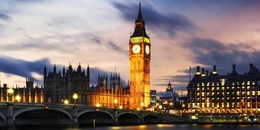
%> input picture matlab/BigBen.jpg, 260 x 130 px, shrunk from 1024 x 512 before the run, given in place of 8.jpeg, which was not available
$ octave compression_get_intervalue.m   (GNU Octave 9; MATLAB toolbox functions it lacks are replaced by stand-ins)
%> lines starting %> are read from the running program, lines starting %| are printed output that depends on the picture; pictures that were not available may be replaced by others from this repository, and a replacement may not be noted
### matlab/matrix_writing.m
function  matrix_writing(A,B,C,file)

        % Open a text file for writing
        fileID = fopen(file, 'w');

        % Write matrix A to the file
        matrixName = inputname(1);
        fprintf(fileID, 'Matrix %s:\n',matrixName);
        [m, n] = size(A);
        for i = 1:m
            fprintf(fileID, '%f\t', A(i, 1:n-1)); % Write all elements except the last one
            fprintf(fileID, '%f\n', A(i, n));     % Write the last element with a newline
        end

        % Write matrix B to the file
        matrixName = inputname(2);
        fprintf(fileID, 'Matrix %s:\n',matrixName);
        [m, n] = size(B);
        for i = 1:m
            fprintf(fileID, '%f\t', B(i, 1:n-1));
            fprintf(fileID, '%f\n', B(i, n));
        end

        % Write matrix C to the file
        matrixName = inputname(3);
        fprintf(fileID, 'Matrix %s:\n',matrixName);
        [m, n] = size(C);
        for i = 1:m
            fprintf(fileID, '%f\t', C(i, 1:n-1));
            fprintf(fileID, '%f\n', C(i, n));
        end

        % Close the file
        fclose(fileID);
end

### software/matlab/compression_get_intervalue.m
% This file was derived from the original compression and is used to obtain the intervalue of the image.
% Some modifications have been made, especially adjusting certain matrix dimensions to accommodate cases without downsampling.
% Last modified: 2025-04-06 17:28:43

%Extract RGB values from the image, the output is a height X width X 3 array
    RGB = imread("Source pictures/8.jpeg");
%> RGB is the input picture: size 130x260x3 uint8; mean R, G, B 132, 116.4, 111.4
    %Each individual component is extracted
    r=double(RGB(:,:,1));
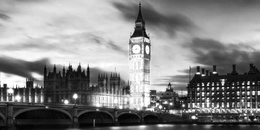
%> r: size 130x260 double; min 0, max 255, mean 132
    g=double(RGB(:,:,2));
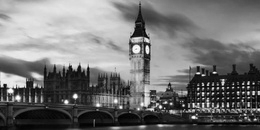
%> g: size 130x260 double; min 0, max 255, mean 116.4
    b=double(RGB(:,:,3));
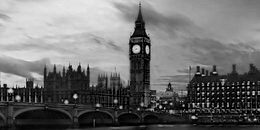
%> b: size 130x260 double; min 0, max 233, mean 111.4
    image_dim=size(r);
%> image_dim = [130 260]
    height=image_dim(1);
%> height = 130
    width=image_dim(2);
%> width = 260
        matrix_writing(r,g,b,'rgb.txt');

%Obtain Y, Cb and Cr values by matrix multiplication
    %Y, Cb and Cr are defined as empty matrices
    Y =zeros(image_dim);
    Cb=zeros(image_dim);
    Cr=zeros(image_dim);
    %RGB to YCbCr conversion
    for i=1:1:height
        for j=1:1:width
            Y(i,j) =0.299*r(i,j)+0.587*g(i,j)+0.114*b(i,j);
            Cb(i,j)=-0.1687*r(i,j)-0.3313*g(i,j)+0.5*b(i,j)+128;
            Cr(i,j)=0.5*r(i,j)-0.4187*g(i,j)-0.0813*b(i,j)+128;
        end
    end
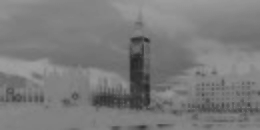
%> Cb: size 130x260 double; min 38.18, max 159.2, mean 122.9
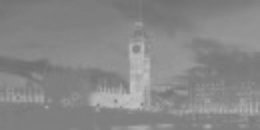
%> Cr: size 130x260 double; min 110.7, max 194.3, mean 136.2
        matrix_writing(Y,Cb,Cr,'rgb2ycbcr.txt');

%Chroma subsampling
%For subsampling, height must be multiple of 16 and width must be multiple of 32
    sub_mode=0;
     if (sub_mode~=0)
         [Cb,Cr]=chromasub(Cb,Cr,sub_mode,height,width);
     end

%Extract 128 to center around zero
    Y=Y-128;
    Cb=Cb-128;
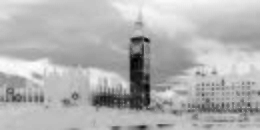
%> Cb: size 130x260 double; min -89.82, max 31.21, mean -5.1; drawn with min black and max white
    Cr=Cr-128;
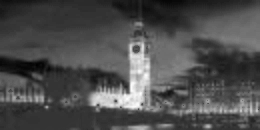
%> Cr: size 130x260 double; min -17.32, max 66.34, mean 8.2; drawn with min black and max white
        matrix_writing(Y,Cb,Cr,'levelshift.txt');

%DCT transform
%> (the run ends here)
